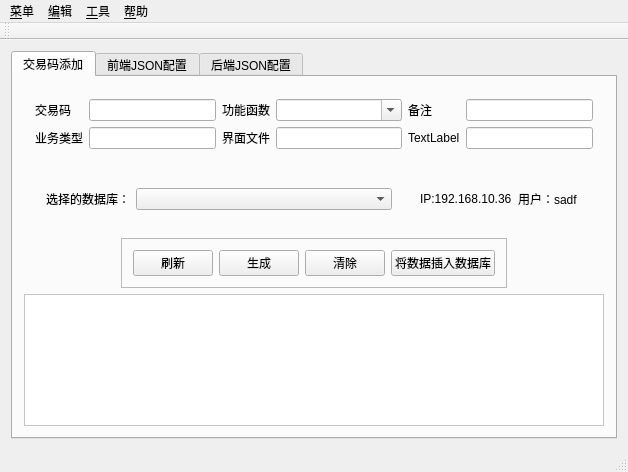
<?xml version="1.0" encoding="UTF-8"?>
<ui version="4.0">
 <class>MainWindow</class>
 <widget class="QMainWindow" name="MainWindow">
  <property name="geometry">
   <rect>
    <x>0</x>
    <y>0</y>
    <width>628</width>
    <height>472</height>
   </rect>
  </property>
  <property name="windowTitle">
   <string>MainWindow</string>
  </property>
  <widget class="QWidget" name="centralWidget">
   <layout class="QGridLayout" name="gridLayout_3">
    <item row="0" column="0">
     <widget class="QTabWidget" name="tabWidget">
      <property name="currentIndex">
       <number>0</number>
      </property>
      <widget class="QWidget" name="tab">
       <attribute name="title">
        <string>交易码添加</string>
       </attribute>
       <layout class="QGridLayout" name="gridLayout_8">
        <item row="0" column="0" colspan="3">
         <widget class="QWidget" name="widget" native="true">
          <layout class="QGridLayout" name="gridLayout">
           <item row="0" column="0">
            <widget class="QLabel" name="label">
             <property name="text">
              <string>交易码</string>
             </property>
             <property name="buddy">
              <cstring>int_tran_code_Edit</cstring>
             </property>
            </widget>
           </item>
           <item row="0" column="1">
            <widget class="QLineEdit" name="int_tran_code_Edit">
             <property name="maxLength">
              <number>10</number>
             </property>
            </widget>
           </item>
           <item row="0" column="2">
            <widget class="QLabel" name="label_6">
             <property name="text">
              <string>功能函数</string>
             </property>
             <property name="buddy">
              <cstring>func_id_comboBox</cstring>
             </property>
            </widget>
           </item>
           <item row="0" column="4">
            <widget class="QLabel" name="label_4">
             <property name="text">
              <string>&lt;html&gt;&lt;head/&gt;&lt;body&gt;&lt;p&gt;备注&lt;/p&gt;&lt;/body&gt;&lt;/html&gt;</string>
             </property>
             <property name="buddy">
              <cstring>t_name_Edit</cstring>
             </property>
            </widget>
           </item>
           <item row="0" column="5">
            <widget class="QLineEdit" name="t_name_Edit">
             <property name="maxLength">
              <number>256</number>
             </property>
            </widget>
           </item>
           <item row="1" column="0">
            <widget class="QLabel" name="label_5">
             <property name="text">
              <string>&lt;html&gt;&lt;head/&gt;&lt;body&gt;&lt;p&gt;业务类型&lt;/p&gt;&lt;/body&gt;&lt;/html&gt;</string>
             </property>
             <property name="buddy">
              <cstring>tranid_Edit</cstring>
             </property>
            </widget>
           </item>
           <item row="1" column="1">
            <widget class="QLineEdit" name="tranid_Edit">
             <property name="maxLength">
              <number>64</number>
             </property>
            </widget>
           </item>
           <item row="1" column="2">
            <widget class="QLabel" name="label_2">
             <property name="text">
              <string>界面文件</string>
             </property>
             <property name="buddy">
              <cstring>uiid_Edit</cstring>
             </property>
            </widget>
           </item>
           <item row="1" column="3">
            <widget class="QLineEdit" name="uiid_Edit">
             <property name="maxLength">
              <number>64</number>
             </property>
            </widget>
           </item>
           <item row="1" column="4">
            <widget class="QLabel" name="label_3">
             <property name="text">
              <string>TextLabel</string>
             </property>
             <property name="buddy">
              <cstring>lineEdit_6</cstring>
             </property>
            </widget>
           </item>
           <item row="1" column="5">
            <widget class="QLineEdit" name="lineEdit_6">
             <property name="maxLength">
              <number>64</number>
             </property>
            </widget>
           </item>
           <item row="0" column="3">
            <widget class="QComboBox" name="func_id_comboBox">
             <property name="editable">
              <bool>true</bool>
             </property>
             <property name="modelColumn">
              <number>0</number>
             </property>
            </widget>
           </item>
          </layout>
         </widget>
        </item>
        <item row="1" column="0" colspan="3">
         <widget class="QWidget" name="widget_2" native="true">
          <layout class="QGridLayout" name="gridLayout_2" rowstretch="0" columnstretch="1,1,1" rowminimumheight="0" columnminimumwidth="0,0,0">
           <item row="0" column="2">
            <widget class="QWidget" name="widget_4" native="true">
             <layout class="QGridLayout" name="gridLayout_9">
              <item row="0" column="0">
               <widget class="QLabel" name="ip_label">
                <property name="text">
                 <string>IP:192.168.10.36</string>
                </property>
               </widget>
              </item>
              <item row="0" column="1">
               <widget class="QLabel" name="db_uname_label">
                <property name="text">
                 <string>用户：sadf</string>
                </property>
               </widget>
              </item>
             </layout>
            </widget>
           </item>
           <item row="0" column="0" colspan="2">
            <widget class="QWidget" name="widget_5" native="true">
             <layout class="QFormLayout" name="formLayout">
              <item row="0" column="0">
               <widget class="QLabel" name="label_7">
                <property name="text">
                 <string>选择的数据库：</string>
                </property>
                <property name="buddy">
                 <cstring>db_select_Box</cstring>
                </property>
               </widget>
              </item>
              <item row="0" column="1">
               <widget class="QComboBox" name="db_select_Box">
                <property name="editable">
                 <bool>false</bool>
                </property>
                <property name="currentText">
                 <string/>
                </property>
               </widget>
              </item>
             </layout>
            </widget>
           </item>
          </layout>
         </widget>
        </item>
        <item row="2" column="0">
         <spacer name="horizontalSpacer_2">
          <property name="orientation">
           <enum>Qt::Horizontal</enum>
          </property>
          <property name="sizeHint" stdset="0">
           <size>
            <width>196</width>
            <height>20</height>
           </size>
          </property>
         </spacer>
        </item>
        <item row="2" column="1">
         <widget class="QFrame" name="frame">
          <property name="frameShape">
           <enum>QFrame::StyledPanel</enum>
          </property>
          <property name="frameShadow">
           <enum>QFrame::Raised</enum>
          </property>
          <layout class="QHBoxLayout" name="horizontalLayout">
           <item>
            <widget class="QPushButton" name="rf_jydmtj_Button">
             <property name="text">
              <string>刷新</string>
             </property>
            </widget>
           </item>
           <item>
            <widget class="QPushButton" name="generateButton">
             <property name="text">
              <string>生成</string>
             </property>
            </widget>
           </item>
           <item>
            <widget class="QPushButton" name="clear_Button">
             <property name="text">
              <string>清除</string>
             </property>
            </widget>
           </item>
           <item>
            <widget class="QPushButton" name="ins_db_Button">
             <property name="text">
              <string>将数据插入数据库</string>
             </property>
            </widget>
           </item>
          </layout>
         </widget>
        </item>
        <item row="2" column="2">
         <spacer name="horizontalSpacer">
          <property name="orientation">
           <enum>Qt::Horizontal</enum>
          </property>
          <property name="sizeHint" stdset="0">
           <size>
            <width>196</width>
            <height>20</height>
           </size>
          </property>
         </spacer>
        </item>
        <item row="3" column="0" colspan="3">
         <widget class="QTextEdit" name="textEdit">
          <property name="styleSheet">
           <string notr="true">
QTextEdit#textEdit{
color: #55aa7f; background-color:white ;
}
</string>
          </property>
         </widget>
        </item>
       </layout>
      </widget>
      <widget class="QWidget" name="tab_2">
       <attribute name="title">
        <string>前端JSON配置</string>
       </attribute>
      </widget>
      <widget class="QWidget" name="tab_3">
       <attribute name="title">
        <string>后端JSON配置</string>
       </attribute>
       <layout class="QGridLayout" name="gridLayout_6">
        <item row="2" column="1">
         <widget class="QWidget" name="widget_3" native="true">
          <layout class="QGridLayout" name="gridLayout_5">
           <item row="0" column="0">
            <widget class="QPushButton" name="fx_json_Button">
             <property name="text">
              <string>分析</string>
             </property>
            </widget>
           </item>
           <item row="0" column="1">
            <widget class="QPushButton" name="pushButton_2">
             <property name="text">
              <string>PushButton</string>
             </property>
            </widget>
           </item>
           <item row="0" column="2">
            <widget class="QPushButton" name="pushButton_3">
             <property name="text">
              <string>PushButton</string>
             </property>
            </widget>
           </item>
          </layout>
         </widget>
        </item>
        <item row="0" column="0" colspan="3">
         <widget class="QWidget" name="hdjsonwidget" native="true">
          <property name="maximumSize">
           <size>
            <width>16777215</width>
            <height>80</height>
           </size>
          </property>
          <layout class="QGridLayout" name="gridLayout_4">
           <item row="0" column="0">
            <widget class="QTextEdit" name="hjson_Edit"/>
           </item>
          </layout>
         </widget>
        </item>
        <item row="2" column="0">
         <spacer name="horizontalSpacer_3">
          <property name="orientation">
           <enum>Qt::Horizontal</enum>
          </property>
          <property name="sizeHint" stdset="0">
           <size>
            <width>157</width>
            <height>20</height>
           </size>
          </property>
         </spacer>
        </item>
        <item row="2" column="2">
         <spacer name="horizontalSpacer_4">
          <property name="orientation">
           <enum>Qt::Horizontal</enum>
          </property>
          <property name="sizeHint" stdset="0">
           <size>
            <width>156</width>
            <height>20</height>
           </size>
          </property>
         </spacer>
        </item>
        <item row="3" column="0" colspan="3">
         <widget class="QTextEdit" name="hdjson_out_Edit"/>
        </item>
        <item row="1" column="0" colspan="3">
         <widget class="QGroupBox" name="groupBox">
          <property name="title">
           <string>GroupBox</string>
          </property>
          <property name="flat">
           <bool>false</bool>
          </property>
          <layout class="QGridLayout" name="gridLayout_7">
           <item row="0" column="2">
            <widget class="QRadioButton" name="new_radioButton">
             <property name="text">
              <string>新增</string>
             </property>
            </widget>
           </item>
           <item row="0" column="3">
            <widget class="QRadioButton" name="update_radioButton">
             <property name="text">
              <string>修改</string>
             </property>
            </widget>
           </item>
           <item row="0" column="1">
            <widget class="QRadioButton" name="sselect_radioButton">
             <property name="text">
              <string>单查询</string>
             </property>
            </widget>
           </item>
           <item row="0" column="0">
            <widget class="QRadioButton" name="mselect_radioButton">
             <property name="text">
              <string>多查询</string>
             </property>
             <property name="checked">
              <bool>true</bool>
             </property>
            </widget>
           </item>
           <item row="0" column="4">
            <widget class="QRadioButton" name="del_radioButton">
             <property name="text">
              <string>删除</string>
             </property>
            </widget>
           </item>
          </layout>
         </widget>
        </item>
       </layout>
      </widget>
     </widget>
    </item>
   </layout>
  </widget>
  <widget class="QMenuBar" name="menuBar">
   <property name="geometry">
    <rect>
     <x>0</x>
     <y>0</y>
     <width>628</width>
     <height>23</height>
    </rect>
   </property>
   <widget class="QMenu" name="menu_mu">
    <property name="title">
     <string>&amp;菜单</string>
    </property>
   </widget>
   <widget class="QMenu" name="menu">
    <property name="title">
     <string>&amp;编辑</string>
    </property>
   </widget>
   <widget class="QMenu" name="menu_2">
    <property name="title">
     <string>&amp;工具</string>
    </property>
   </widget>
   <widget class="QMenu" name="menu_3">
    <property name="title">
     <string>&amp;帮助</string>
    </property>
   </widget>
   <addaction name="menu_mu"/>
   <addaction name="menu"/>
   <addaction name="menu_2"/>
   <addaction name="menu_3"/>
  </widget>
  <widget class="QToolBar" name="mainToolBar">
   <attribute name="toolBarArea">
    <enum>TopToolBarArea</enum>
   </attribute>
   <attribute name="toolBarBreak">
    <bool>false</bool>
   </attribute>
  </widget>
  <widget class="QStatusBar" name="statusBar"/>
 </widget>
 <layoutdefault spacing="6" margin="11"/>
 <resources/>
 <connections/>
</ui>
